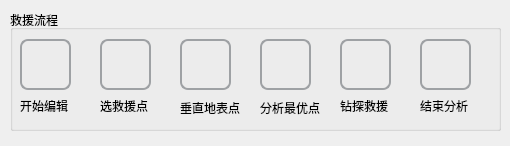
<?xml version="1.0" encoding="UTF-8"?>
<ui version="4.0">
 <class>drillAnalysi</class>
 <widget class="QWidget" name="drillAnalysi">
  <property name="geometry">
   <rect>
    <x>0</x>
    <y>0</y>
    <width>510</width>
    <height>146</height>
   </rect>
  </property>
  <property name="windowTitle">
   <string>钻探救援</string>
  </property>
  <widget class="QGroupBox" name="groupBox">
   <property name="geometry">
    <rect>
     <x>10</x>
     <y>10</y>
     <width>491</width>
     <height>121</height>
    </rect>
   </property>
   <property name="title">
    <string>救援流程</string>
   </property>
   <widget class="QLabel" name="label">
    <property name="geometry">
     <rect>
      <x>10</x>
      <y>90</y>
      <width>54</width>
      <height>12</height>
     </rect>
    </property>
    <property name="text">
     <string>开始编辑</string>
    </property>
   </widget>
   <widget class="QLabel" name="label_2">
    <property name="geometry">
     <rect>
      <x>90</x>
      <y>90</y>
      <width>54</width>
      <height>12</height>
     </rect>
    </property>
    <property name="text">
     <string>选救援点</string>
    </property>
   </widget>
   <widget class="QLabel" name="label_3">
    <property name="geometry">
     <rect>
      <x>170</x>
      <y>90</y>
      <width>61</width>
      <height>16</height>
     </rect>
    </property>
    <property name="text">
     <string>垂直地表点</string>
    </property>
   </widget>
   <widget class="QLabel" name="label_4">
    <property name="geometry">
     <rect>
      <x>250</x>
      <y>90</y>
      <width>61</width>
      <height>16</height>
     </rect>
    </property>
    <property name="text">
     <string>分析最优点</string>
    </property>
   </widget>
   <widget class="QLabel" name="label_5">
    <property name="geometry">
     <rect>
      <x>330</x>
      <y>90</y>
      <width>54</width>
      <height>12</height>
     </rect>
    </property>
    <property name="text">
     <string>钻探救援</string>
    </property>
   </widget>
   <widget class="QLabel" name="label_6">
    <property name="geometry">
     <rect>
      <x>410</x>
      <y>90</y>
      <width>54</width>
      <height>12</height>
     </rect>
    </property>
    <property name="text">
     <string>结束分析</string>
    </property>
   </widget>
   <widget class="QPushButton" name="beginBtn">
    <property name="geometry">
     <rect>
      <x>10</x>
      <y>29</y>
      <width>51</width>
      <height>51</height>
     </rect>
    </property>
    <property name="styleSheet">
     <string notr="true">QPushButton#beginBtn
{
	
	
	border: 2px solid #9ea1a4;
	border-radius: 8px;
    image: url(:/MyProjectUI/Resources/img/solutionEdit.ico);
	
	
}
QPushButton#beginBtn:hover
{
	background-color: rgb(188, 255, 250);
	border: 2px solid #9ea1a4;
	border-radius: 8px;
    image: url(:/MyProjectUI/Resources/img/solutionEdit.ico);
		
}
QPushButton#beginBtn:pressed
{
	background-color: rgb(0, 255, 255);
	border: 2px solid #9ea1a4;
	border-radius: 8px;
    image: url(:/MyProjectUI/Resources/img/solutionEdit.ico);
		
}</string>
    </property>
    <property name="text">
     <string/>
    </property>
   </widget>
   <widget class="QPushButton" name="drillingSaveBtn">
    <property name="geometry">
     <rect>
      <x>330</x>
      <y>29</y>
      <width>51</width>
      <height>51</height>
     </rect>
    </property>
    <property name="styleSheet">
     <string notr="true">QPushButton#drillingSaveBtn
{
	
	border: 2px solid #9ea1a4;
	border-radius: 8px;
	image: url(:/MyProjectUI/Resources/img/beginDrilling.png);
	
}
QPushButton#drillingSaveBtn:hover	
{
	background-color: rgb(188, 255, 250);
	border: 2px solid #9ea1a4;
	border-radius: 8px;
	image: url(:/MyProjectUI/Resources/img/beginDrilling.png);
	
}
QPushButton#drillingSaveBtn:pressed
{
	background-color: rgb(0, 255, 255);
	border: 2px solid #9ea1a4;
	border-radius: 8px;
	image: url(:/MyProjectUI/Resources/img/beginDrilling.png);
	
}</string>
    </property>
    <property name="text">
     <string/>
    </property>
   </widget>
   <widget class="QPushButton" name="analysisOptPoint">
    <property name="geometry">
     <rect>
      <x>250</x>
      <y>29</y>
      <width>51</width>
      <height>51</height>
     </rect>
    </property>
    <property name="styleSheet">
     <string notr="true">QPushButton#analysisOptPoint
{
	border: 2px solid #9ea1a4;
	border-radius: 8px;
	image: url(:/MyProjectUI/Resources/img/selectOptimalPoint.png);
	
}
QPushButton#analysisOptPoint:hover	
{
	background-color: rgb(188, 255, 250);
	border: 2px solid #9ea1a4;
	border-radius: 8px;
	image: url(:/MyProjectUI/Resources/img/selectOptimalPoint.png);

}
QPushButton#analysisOptPoint:pressed
{
	background-color: rgb(0, 255, 255);
	border: 2px solid #9ea1a4;
	border-radius: 8px;
	image: url(:/MyProjectUI/Resources/img/selectOptimalPoint.png);
	
}</string>
    </property>
    <property name="text">
     <string/>
    </property>
   </widget>
   <widget class="QPushButton" name="verticalPointBtn">
    <property name="geometry">
     <rect>
      <x>170</x>
      <y>29</y>
      <width>51</width>
      <height>51</height>
     </rect>
    </property>
    <property name="styleSheet">
     <string notr="true">QPushButton#verticalPointBtn
{
	border: 2px solid #9ea1a4;
	border-radius: 8px;
	image: url(:/MyProjectUI/Resources/img/coorLocate.png);
	
}
QPushButton#verticalPointBtn:hover	
{
	background-color: rgb(188, 255, 250);
	border: 2px solid #9ea1a4;
	border-radius: 8px;
	image: url(:/MyProjectUI/Resources/img/coorLocate.png);
	
}
QPushButton#verticalPointBtn:pressed
{
	background-color: rgb(0, 255, 255);
	border: 2px solid #9ea1a4;
	border-radius: 8px;
	image: url(:/MyProjectUI/Resources/img/coorLocate.png);
	
}</string>
    </property>
    <property name="text">
     <string/>
    </property>
   </widget>
   <widget class="QPushButton" name="endAnalysisBtn">
    <property name="geometry">
     <rect>
      <x>410</x>
      <y>29</y>
      <width>51</width>
      <height>51</height>
     </rect>
    </property>
    <property name="styleSheet">
     <string notr="true">QPushButton#endAnalysisBtn
{
	
	border: 2px solid #9ea1a4;
	border-radius: 8px;
	image: url(:/MyProjectUI/Resources/img/clear.png);
	
	
}
QPushButton#endAnalysisBtn:hover	
{
	background-color: rgb(188, 255, 250);
	border: 2px solid #9ea1a4;
	border-radius: 8px;
	image: url(:/MyProjectUI/Resources/img/clear.png);
	
	
}
QPushButton#endAnalysisBtn:pressec
{
	background-color: rgb(0, 255, 255);
	border: 2px solid #9ea1a4;
	border-radius: 8px;
	image: url(:/MyProjectUI/Resources/img/clear.png);
	
	
}</string>
    </property>
    <property name="text">
     <string/>
    </property>
   </widget>
   <widget class="QPushButton" name="selectSavePointBtn">
    <property name="geometry">
     <rect>
      <x>90</x>
      <y>29</y>
      <width>51</width>
      <height>51</height>
     </rect>
    </property>
    <property name="styleSheet">
     <string notr="true">QPushButton#selectSavePointBtn
{
	
	border: 2px solid #9ea1a4;
	border-radius: 8px;
	
	image: url(:/MyProjectUI/Resources/img/seltecrNearerPoints.png);
	
	
}
QPushButton#selectSavePointBtn:hover
{
	background-color: rgb(188, 255, 250);
	border: 2px solid #9ea1a4;
	border-radius: 8px;
	image: url(:/MyProjectUI/Resources/img/seltecrNearerPoints.png);
	
	
}
QPushButton#selectSavePointBtn:pressed
{
	background-color: rgb(0, 255, 255);
	border: 2px solid #9ea1a4;
	border-radius: 8px;
	image: url(:/MyProjectUI/Resources/img/seltecrNearerPoints.png);
	
	
}</string>
    </property>
    <property name="text">
     <string/>
    </property>
   </widget>
  </widget>
 </widget>
 <resources>
  <include location="../../../MyProjectUI/myprojectui.qrc"/>
 </resources>
 <connections/>
</ui>
